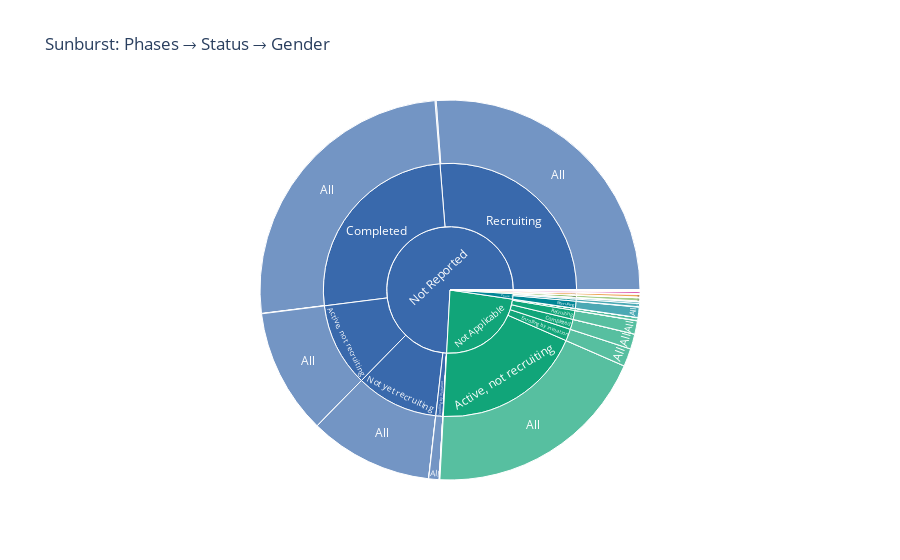

The notebook cell saved with this chart:
### Code cell
# Ensure no missing values in hierarchy columns
for col in ["Phases","Status","Gender"]:
    if col in df.columns:
        df[col] = df[col].astype(str).replace(["nan","None","Unknown"], "Not Reported")
        df[col] = df[col].fillna("Not Reported")

# Sunburst Chart
if {"Phases","Status","Gender"}.issubset(df.columns):
    fig = px.sunburst(
        df,
        path=["Phases","Status","Gender"],
        values="Enrollment" if "Enrollment" in df.columns else None,
        title=" Sunburst: Phases → Status → Gender",
        color="Phases",
        color_discrete_sequence=px.colors.qualitative.Bold
    )
    fig.show()

### Figure 1 — Plotly figure (JSON) as saved in the notebook; plotly's stock layout.template omitted (floating-point values rounded to 4 significant figures; data arrays with more than 128 entries replaced by an {"elided": "..."} marker saying what was removed)
{"data": [{"branchvalues": "total", "customdata": {"elided": "194x1 str values"}, "domain": {"x": [0, 1], "y": [0, 1]}, "hovertemplate": "labels=%{label}<br>Enrollment=%{value}<br>parent=%{parent}<br>id=%{id}<br>Phases=%{customdata[0]}<extra></extra>", "ids": {"elided": "194 str values"}, "labels": {"elided": "194 str values"}, "marker": {"colors": {"elided": "194 str values"}}, "name": "", "parents": {"elided": "194 str values"}, "type": "sunburst", "values": {"elided": "194 float values"}}], "layout": {"legend": {"tracegroupgap": 0}, "sunburstcolorway": ["rgb(127, 60, 141)", "rgb(17, 165, 121)", "rgb(57, 105, 172)", "rgb(242, 183, 1)", "rgb(231, 63, 116)", "rgb(128, 186, 90)", "rgb(230, 131, 16)", "rgb(0, 134, 149)", "rgb(207, 28, 144)", "rgb(249, 123, 114)", "rgb(165, 170, 153)"], "title": {"text": " Sunburst: Phases → Status → Gender"}}}
